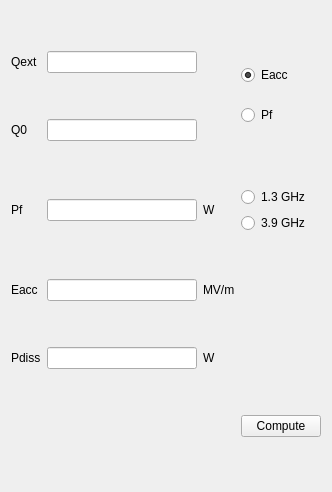
<?xml version="1.0" encoding="UTF-8"?>
<ui version="4.0">
 <class>Form</class>
 <widget class="QWidget" name="Form">
  <property name="geometry">
   <rect>
    <x>0</x>
    <y>0</y>
    <width>332</width>
    <height>492</height>
   </rect>
  </property>
  <property name="windowTitle">
   <string>Form</string>
  </property>
  <layout class="QGridLayout" name="gridLayout_2">
   <item row="1" column="0">
    <widget class="QLabel" name="label_2">
     <property name="text">
      <string>Q0</string>
     </property>
    </widget>
   </item>
   <item row="2" column="1">
    <widget class="QLineEdit" name="pf_edit"/>
   </item>
   <item row="3" column="1">
    <widget class="QLineEdit" name="eacc_edit"/>
   </item>
   <item row="0" column="0">
    <widget class="QLabel" name="label">
     <property name="text">
      <string>Qext</string>
     </property>
    </widget>
   </item>
   <item row="4" column="2">
    <widget class="QLabel" name="label_8">
     <property name="text">
      <string>W</string>
     </property>
    </widget>
   </item>
   <item row="3" column="2">
    <widget class="QLabel" name="label_7">
     <property name="text">
      <string>MV/m</string>
     </property>
    </widget>
   </item>
   <item row="5" column="3">
    <widget class="QPushButton" name="compute_button">
     <property name="text">
      <string>Compute</string>
     </property>
    </widget>
   </item>
   <item row="0" column="3" rowspan="2">
    <layout class="QVBoxLayout" name="verticalLayout_14">
     <item>
      <widget class="QRadioButton" name="eacc_radio">
       <property name="text">
        <string>Eacc</string>
       </property>
       <property name="checked">
        <bool>true</bool>
       </property>
       <attribute name="buttonGroup">
        <string notr="true">compute_group</string>
       </attribute>
      </widget>
     </item>
     <item>
      <widget class="QRadioButton" name="pf_radio">
       <property name="text">
        <string>Pf</string>
       </property>
       <attribute name="buttonGroup">
        <string notr="true">compute_group</string>
       </attribute>
      </widget>
     </item>
    </layout>
   </item>
   <item row="1" column="1">
    <widget class="QLineEdit" name="q0_edit"/>
   </item>
   <item row="0" column="1">
    <widget class="QLineEdit" name="qext_edit"/>
   </item>
   <item row="2" column="0">
    <widget class="QLabel" name="label_3">
     <property name="text">
      <string>Pf</string>
     </property>
    </widget>
   </item>
   <item row="2" column="2">
    <widget class="QLabel" name="label_6">
     <property name="text">
      <string>W</string>
     </property>
    </widget>
   </item>
   <item row="4" column="1">
    <widget class="QLineEdit" name="pdiss_edit"/>
   </item>
   <item row="3" column="0">
    <widget class="QLabel" name="label_4">
     <property name="text">
      <string>Eacc</string>
     </property>
    </widget>
   </item>
   <item row="4" column="0">
    <widget class="QLabel" name="label_5">
     <property name="text">
      <string>Pdiss</string>
     </property>
    </widget>
   </item>
   <item row="2" column="3">
    <layout class="QVBoxLayout" name="verticalLayout_13">
     <item>
      <widget class="QRadioButton" name="onepthree_radio">
       <property name="text">
        <string>1.3 GHz</string>
       </property>
       <attribute name="buttonGroup">
        <string notr="true">frequency_group</string>
       </attribute>
      </widget>
     </item>
     <item>
      <widget class="QRadioButton" name="threepnine_radio">
       <property name="text">
        <string>3.9 GHz</string>
       </property>
       <attribute name="buttonGroup">
        <string notr="true">frequency_group</string>
       </attribute>
      </widget>
     </item>
    </layout>
   </item>
  </layout>
 </widget>
 <resources/>
 <connections/>
 <buttongroups>
  <buttongroup name="compute_group"/>
  <buttongroup name="frequency_group"/>
 </buttongroups>
</ui>
